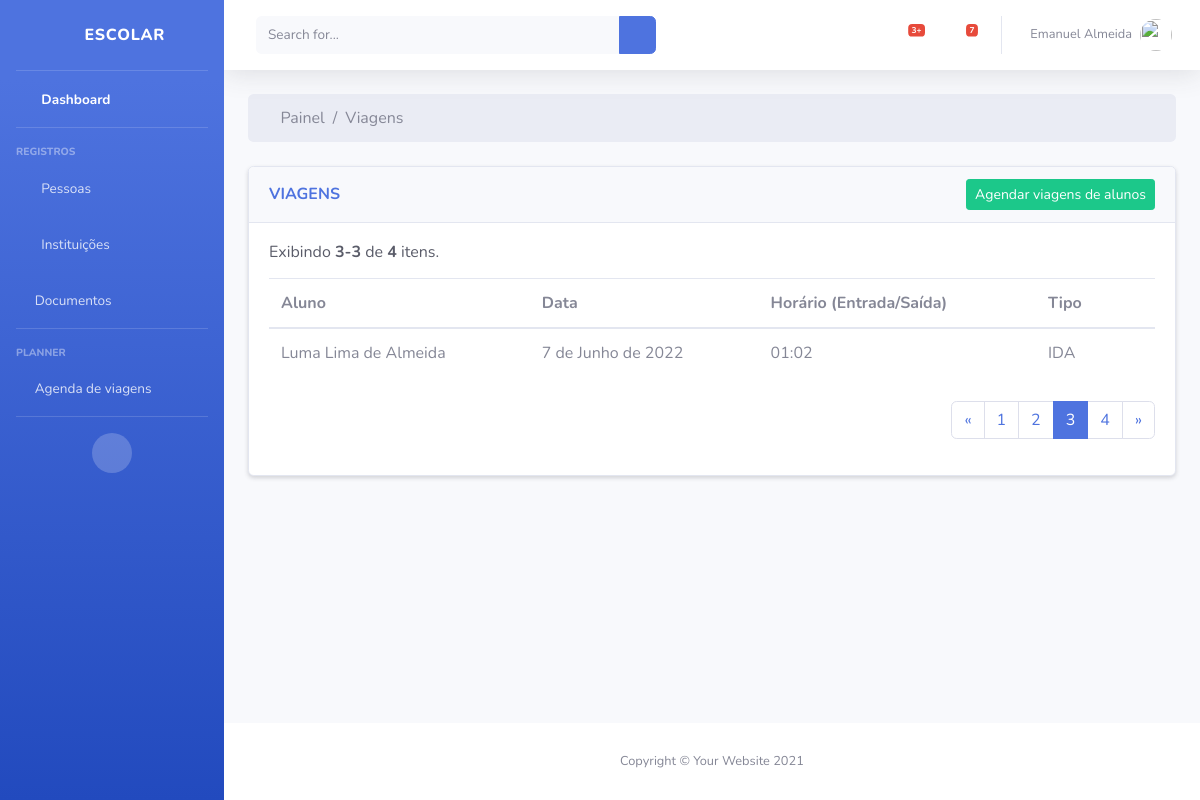
/viagens/?page=3, run on the app's committed database.
### viagens/models.py (models this page shows, shortened)
class AgendaViagem(models.Model):
    TYPE_CHOICES = [
        ('I','IDA'),
        ('V','VOLTA'),
        ('T','TRANSLADO ALTERNATIVO'),
    ]
    aluno = models.ForeignKey('alunos.Aluno', on_delete=models.CASCADE)
    datetime = models.DateTimeField('Data e Hora', auto_now=False, auto_now_add=False)
    tipo = models.CharField('Tipo', choices=TYPE_CHOICES, max_length=2)
    class Meta:
        verbose_name_plural = "Agenda de viagens"

### alunos/models.py (models this page shows, shortened)
class Aluno(models.Model):
    STATUS_TYPE = [
        ('AT','ATIVO'),
        ('AR','AGUARDANDO ROTA OFICIAL'),
        ('AR','AGUARDANDO ROTA TESTE'),
        ('IN','INATIVO'),
    ]
    nome = models.CharField('Nome do aluno', max_length=50)
    address = models.ForeignKey('endereco.Endereco', on_delete=models.SET_NULL, null=True, blank=True)
    responsavel = models.ForeignKey('responsavel.Responsavel', on_delete=models.CASCADE)
    horario_entrada = models.TimeField('Horário de entrada', auto_now=False, auto_now_add=False, null=True, blank=True)
    horario_saida = models.TimeField('Horário de entrada', auto_now=False, auto_now_add=False, null=True, blank=True)
    escola = models.ForeignKey('escola.Escola', on_delete=models.SET_NULL, null=True, blank=True, default=None)
    status = models.CharField('Status', max_length=50, choices=STATUS_TYPE, default="IN")

### viagens/views.py (the view)
# urls.py: path('viagens/', include('viagens.urls', namespace="viagens")),
def viagens(request):
    viagens = AgendaViagem.objects.all().order_by('datetime')
    paginator = Paginator(viagens, 1)
    page_number = request.GET.get('page')
    page_obj = paginator.get_page(page_number)
    context = {
        'alunos': Aluno.objects.all(),
        'count': AgendaViagem.objects.all().count(),
        'page_obj': page_obj,
        'paginator': paginator
    }
    template_name = 'viagens.html'
    return render(request, template_name, context)

### dashboards/templatetags/pagination.py (called while the page is built, shortened)
@register.simple_tag
def get_pagination_links(paginator, page_obj, on_each_side=1, on_ends=1):
    page_num = page_obj.number - 1
    if paginator.num_pages <= (on_each_side + on_ends) * 2:
        page_range = range(paginator.num_pages)
    return map(lambda x: PageNumber(x, page_num), page_range)

    def is_current(self):
        return self.number == self.current

### viagens/templates/viagens.html (shortened to what this page needs)
{% extends "generics/list.html" %}
{% load static %}
{% block breadcrumb_extend %}
<li class="breadcrumb-item active">Viagens</li>
{% endblock breadcrumb_extend %}
{% block card_header %}
<h6 class="font-weight-bold text-uppercase text-primary my-auto">Viagens</h6>
<div>
    <a type="button" class="btn btn-sm btn-success my-auto" data-toggle="modal" data-target="#exampleModal">
        Agendar viagens de alunos
    </a>
</div>
{% endblock card_header %}
{% block table %}
<table class="table" cellspacing="0">
    <thead>
        <tr>
            <th>Aluno</th>
            <th>Data</th>
            <th>Horário (Entrada/Saída)</th>
            <th>Tipo</th>
            <th>&nbsp;</th>
        </tr>
    </thead>
    {% if page_obj %}
    <tbody>
        {% for viagem in page_obj %}
        <tr>
            <td class="">{{ viagem.aluno.nome }}</td>
            <td class="">{{ viagem.datetime|date }}</td>
            <td class="">{{ viagem.datetime|time }}</td>
            <td class="">{{ viagem.get_tipo_display }}</td>
        </tr>
        {% endfor %}
    </tbody>
    {% endif %}
</table>
{% endblock table %}
{% block extra_css %}
    <link href="https://cdn.jsdelivr.net/npm/select2@4.1.0-rc.0/dist/css/select2.min.css" rel="stylesheet" />
{% endblock extra_css %}

### data on the page
AgendaViagem: aluno.nome "Luma Lima de Almeida", datetime "7 de Junho de 2022", datetime "01:02", tipo "IDA"

### other printed values
{{ page_obj.start_index }} "3"
{{ page_obj.end_index }} "3"
{{ count }} "4"
{{ page_num.number }} "1" "2" "4"
{{ page_num.number }} "3"
